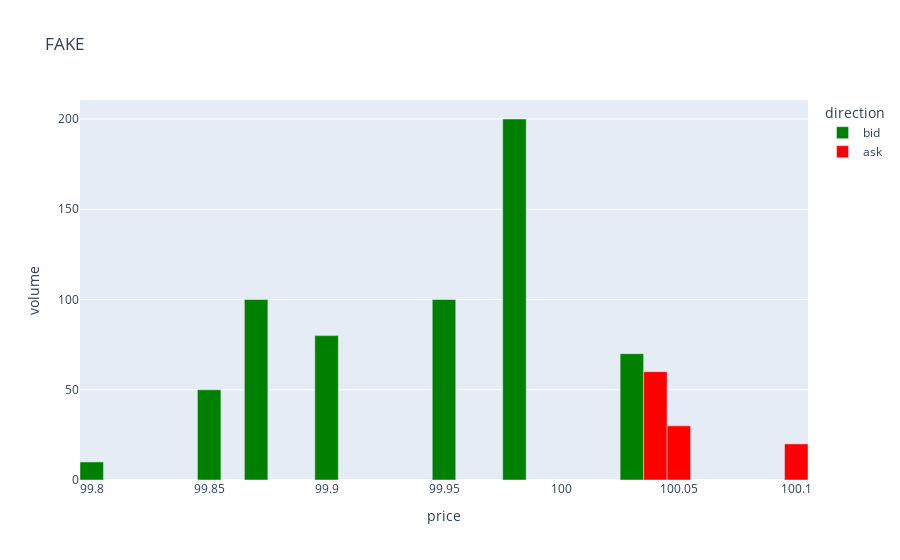

Notebook source saved alongside this figure:
### Code cell
limit_cross = get_limit_order(start, 100.03, 300, "bid", internal_id)
internal_id +=1
exchange.process_order(limit_cross)
visualise_orderbook(exchange.orderbook)

### Figure 1 — Plotly figure (JSON) as saved in the notebook; plotly's stock layout.template omitted (floating-point values rounded to 4 significant figures)
{"data": [{"alignmentgroup": "True", "hovertemplate": "direction=bid<br>price=%{x}<br>volume=%{y}<extra></extra>", "legendgroup": "bid", "marker": {"color": "green", "pattern": {"shape": ""}}, "name": "bid", "offsetgroup": "bid", "orientation": "v", "showlegend": true, "textposition": "auto", "type": "bar", "width": 0.01, "x": [100.0, 99.98, 99.95, 99.9, 99.87, 99.85, 99.8], "xaxis": "x", "y": [70, 200, 100, 80, 100, 50, 10], "yaxis": "y"}, {"alignmentgroup": "True", "hovertemplate": "direction=ask<br>price=%{x}<br>volume=%{y}<extra></extra>", "legendgroup": "ask", "marker": {"color": "red", "pattern": {"shape": ""}}, "name": "ask", "offsetgroup": "ask", "orientation": "v", "showlegend": true, "textposition": "auto", "type": "bar", "width": 0.01, "x": [100.0, 100.0, 100.1], "xaxis": "x", "y": [60, 30, 20], "yaxis": "y"}], "layout": {"barmode": "relative", "legend": {"title": {"text": "direction"}, "tracegroupgap": 0}, "title": {"text": "FAKE"}, "xaxis": {"anchor": "y", "domain": [0, 1], "title": {"text": "price"}}, "yaxis": {"anchor": "x", "domain": [0, 1], "title": {"text": "volume"}}}}
